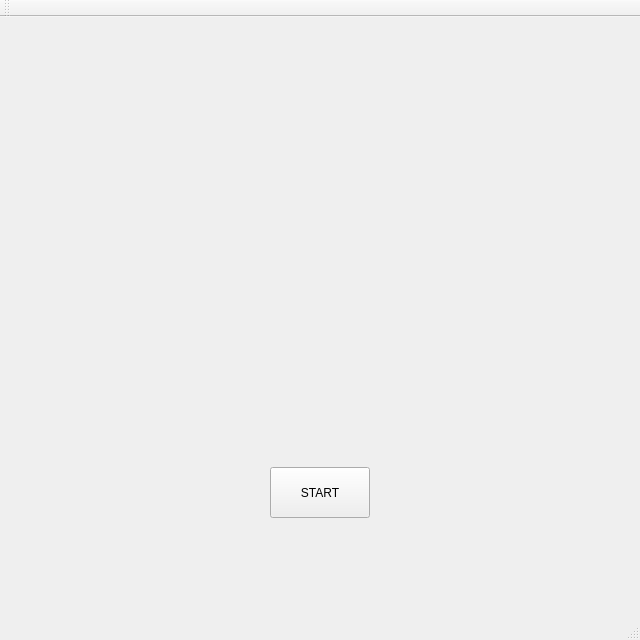
<?xml version="1.0" encoding="UTF-8"?>
<ui version="4.0">
 <class>MainWindow</class>
 <widget class="QMainWindow" name="MainWindow">
  <property name="geometry">
   <rect>
    <x>0</x>
    <y>0</y>
    <width>640</width>
    <height>640</height>
   </rect>
  </property>
  <property name="windowTitle">
   <string>MainWindow</string>
  </property>
  <widget class="QWidget" name="centralWidget">
   <widget class="QPushButton" name="pushButton">
    <property name="geometry">
     <rect>
      <x>270</x>
      <y>450</y>
      <width>100</width>
      <height>51</height>
     </rect>
    </property>
    <property name="text">
     <string>START</string>
    </property>
   </widget>
   <widget class="QLabel" name="label_pic">
    <property name="geometry">
     <rect>
      <x>20</x>
      <y>20</y>
      <width>600</width>
      <height>400</height>
     </rect>
    </property>
    <property name="text">
     <string/>
    </property>
   </widget>
  </widget>
  <widget class="QMenuBar" name="menuBar">
   <property name="geometry">
    <rect>
     <x>0</x>
     <y>0</y>
     <width>640</width>
     <height>21</height>
    </rect>
   </property>
  </widget>
  <widget class="QToolBar" name="mainToolBar">
   <attribute name="toolBarArea">
    <enum>TopToolBarArea</enum>
   </attribute>
   <attribute name="toolBarBreak">
    <bool>false</bool>
   </attribute>
  </widget>
  <widget class="QStatusBar" name="statusBar"/>
 </widget>
 <layoutdefault spacing="6" margin="11"/>
 <resources/>
 <connections/>
</ui>
